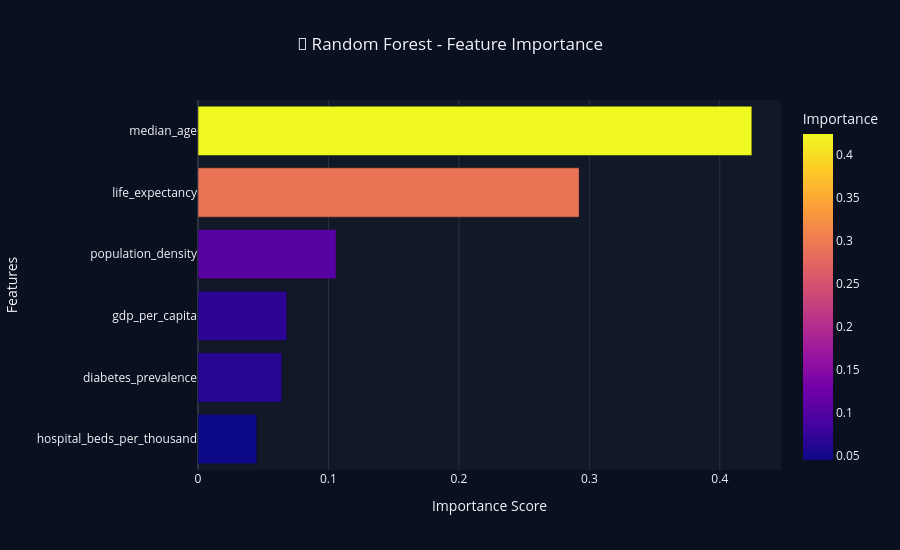

Notebook source saved alongside this figure:
### Code cell
importance = pd.DataFrame({
    'Feature': features,
    'Importance': model.feature_importances_
})

importance = importance.sort_values(
    by='Importance',
    ascending=True
)

fig = px.bar(
    importance,
    x='Importance',
    y='Feature',
    orientation='h',
    color='Importance',
    color_continuous_scale='Plasma',
    title='🌟 Random Forest - Feature Importance'
)

fig.update_layout(
    template='plotly_dark',
    paper_bgcolor='#0B1020',
    plot_bgcolor='#111827',
    title_x=0.5,
    height=550,
    xaxis_title='Importance Score',
    yaxis_title='Features'
)

fig.show()

### Figure 1 — Plotly figure (JSON) as saved in the notebook; plotly's stock layout.template omitted (floating-point values rounded to 4 significant figures)
{"data": [{"hovertemplate": "Importance=%{marker.color}<br>Feature=%{y}<extra></extra>", "legendgroup": "", "marker": {"color": [0.04506, 0.06425, 0.06808, 0.1058, 0.2922, 0.4246], "coloraxis": "coloraxis", "pattern": {"shape": ""}}, "name": "", "orientation": "h", "showlegend": false, "textposition": "auto", "type": "bar", "x": [0.04506, 0.06425, 0.06808, 0.1058, 0.2922, 0.4246], "xaxis": "x", "y": ["hospital_beds_per_thousand", "diabetes_prevalence", "gdp_per_capita", "population_density", "life_expectancy", "median_age"], "yaxis": "y"}], "layout": {"barmode": "relative", "coloraxis": {"autocolorscale": false, "colorbar": {"title": {"text": "Importance"}}, "colorscale": [[0, "#0d0887"], [0.1111, "#46039f"], [0.2222, "#7201a8"], [0.3333, "#9c179e"], [0.4444, "#bd3786"], [0.5556, "#d8576b"], [0.6667, "#ed7953"], [0.7778, "#fb9f3a"], [0.8889, "#fdca26"], [1, "#f0f921"]]}, "height": 550, "legend": {"tracegroupgap": 0}, "paper_bgcolor": "#0B1020", "plot_bgcolor": "#111827", "title": {"text": "🌟 Random Forest - Feature Importance", "x": 0.5}, "xaxis": {"anchor": "y", "domain": [0, 1], "title": {"text": "Importance Score"}}, "yaxis": {"anchor": "x", "domain": [0, 1], "title": {"text": "Features"}}}}
